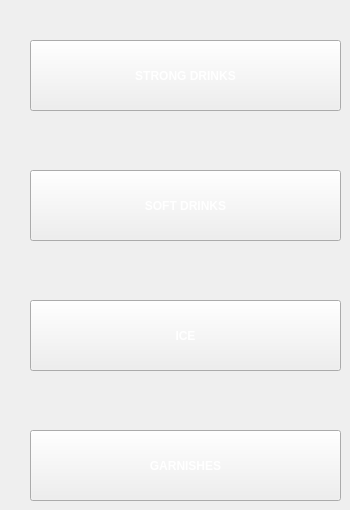
      <widget class="QWidget" name="mainPage">
       <widget class="QPushButton" name="strongDrinksBtn">
        <property name="geometry">
         <rect>
          <x>30</x>
          <y>40</y>
          <width>311</width>
          <height>71</height>
         </rect>
        </property>
        <property name="styleSheet">
         <string notr="true">font: 75 20pt &quot;Nirmala UI&quot;;
font-weight: bold;
color: white;
border-image: url(:/icons/icons/buttonPointerColor.png);</string>
        </property>
        <property name="text">
         <string>STRONG DRINKS</string>
        </property>
       </widget>
       <widget class="QPushButton" name="softDrinksBtn">
        <property name="geometry">
         <rect>
          <x>30</x>
          <y>170</y>
          <width>311</width>
          <height>71</height>
         </rect>
        </property>
        <property name="styleSheet">
         <string notr="true">font: 75 20pt &quot;Nirmala UI&quot;;
font-weight: bold;
color: white;
border-image: url(:/icons/icons/buttonPointerColor.png);</string>
        </property>
        <property name="text">
         <string>SOFT DRINKS</string>
        </property>
       </widget>
       <widget class="QPushButton" name="iceBtn">
        <property name="geometry">
         <rect>
          <x>30</x>
          <y>300</y>
          <width>311</width>
          <height>71</height>
         </rect>
        </property>
        <property name="styleSheet">
         <string notr="true">font: 75 20pt &quot;Nirmala UI&quot;;
font-weight: bold;
color: white;
border-image: url(:/icons/icons/buttonPlusColor.png);
</string>
        </property>
        <property name="text">
         <string>ICE</string>
        </property>
       </widget>
       <widget class="QPushButton" name="garnishesBtn">
        <property name="geometry">
         <rect>
          <x>30</x>
          <y>430</y>
          <width>311</width>
          <height>71</height>
         </rect>
        </property>
        <property name="styleSheet">
         <string notr="true">font: 75 20pt &quot;Nirmala UI&quot;;
font-weight: bold;
color: white;
border-image: url(:/icons/icons/buttonPointerColor.png);</string>
        </property>
        <property name="text">
         <string>GARNISHES</string>
        </property>
       </widget>
      </widget>
